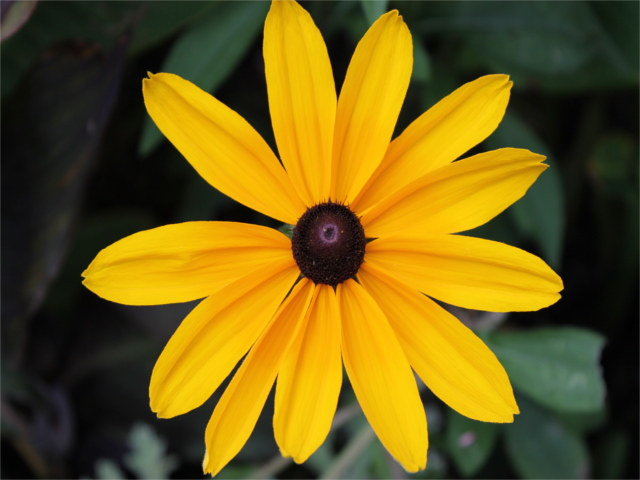
#> input picture images/flower.jpg, 640 x 480 px, found by its file name; its folder holds only this picture in this run
$ jupyter execute --allow-errors projet_bu.ipynb   (shell and % lines are left out)
#> lines starting #> are read from the running program, lines starting #| are printed output that depends on the picture
# Projet DataMining
Auteur : Evan Tassel, Cyril Recordon
Date : 2025-02-15
Version : 1.3

## Initialisation

## Collecte de données

### Obectifs

Vous devez collecter et télécharger un ensemble d'images. Vous avez les tâches suivantes à programmer, en automatisant le processus autant que possible :

1.  Créer un dossier appelé *images*.
2.  Télécharger les images sous licence ouverte dans le dossier *images* (minimum 100
    images).
3.  Enregistrez les métadonnées de chaque image comme la taille de l'image, le format de l'image (.jpeg,
    .png, etc.), l'orientation de l'image (paysage, portrait, carré, etc.),
    date de création, modèle d'appareil photo, etc. dans un ou plusieurs fichiers JSON. Vous pouvez utiliser les informations [Exif](https://en.wikipedia.org/wiki/Exif) présentes dans les fichiers d'images.

[cell 1]
## Imports

import numpy as np
import pandas as pd
import matplotlib as plot
import SPARQLWrapper as sw
import sys
import requests
import shutil
import os
from SPARQLWrapper import SPARQLWrapper, JSON
import json
from sklearn.cluster import KMeans
from PIL import Image
from PIL.ExifTags import TAGS
import ipywidgets as widgets
from IPython.display import display
from collections import Counter
import matplotlib.pyplot as plt

[cell 2]
## Chargement des requetes

endpoint_url = "https://query.wikidata.org/sparql"

query = """SELECT DISTINCT ?gratte_ciel ?gratte_cielLabel ?pays ?paysLabel ?image ?hauteur WHERE {
            wdt:P17 ?pays;        # Pays
            wdt:P18 ?image;       # Image
            wdt:P2048 ?hauteur.  # Hauteur
SERVICE wikibase:label { bd:serviceParam wikibase:language "fr". }
}
LIMIT 110"""

def get_results(endpoint_url, query):
    user_agent = "WDQS-example Python/%s.%s" % (
        sys.version_info[0],
        sys.version_info[1],
    )
    sparql = SPARQLWrapper(endpoint_url, agent=user_agent)
    sparql.setQuery(query)
    sparql.setReturnFormat(JSON)
    return sparql.query().convert()

# Fonction pour télécharger les images
# [11 lines left out: function download_image, not called in this run]


array = []
#> (the rest of this cell did not finish here and is left out)

#> (a cell that did not finish here is left out)

[cell 4]
## Gestion des métadatas dans metadata.json

def convert_value(value):
    """Convertit les valeurs non sérialisables en JSON (IFDRational, bytes, etc.)."""
    if isinstance(value, bytes):
        return value.decode(errors="ignore")  # Convertir en texte
    elif isinstance(value, tuple):
        return tuple(convert_value(v) for v in value)  # Convertir chaque élément d'un tuple
    else:
        return str(value)

def get_image_metadata(image_path):
    """Récupère les métadonnées d'une image."""
#> called with image_path = 'images/flower.jpg'
    metadata = {}

    try:
        with Image.open(image_path) as img:
            # Taille et format
#> img is the input picture: PIL image 640x480 RGB; mean R, G, B 113.3, 93.4, 20.9
            width, height = img.size
#> width = 640; height = 480
            metadata["filename"] = os.path.basename(image_path)
            metadata["size"] = f"{width}x{height}"
            metadata["format"] = img.format

            # Orientation
            if width > height:
                metadata["orientation"] = "Paysage"
            elif height > width:
                metadata["orientation"] = "Portrait"
            else:
                metadata["orientation"] = "Carré"

            # Extraction des métadonnées Exif
            exif_data = img._getexif()
#> exif_data = 42 items
            List_tag = ["filename", "size", "format", "orientation", "GPSInfo", "Make", "Model", "DateTime"]
            if exif_data:
                for tag_id, value in exif_data.items():
                    tag_name = TAGS.get(tag_id, tag_id)  # Convertir ID en nom lisible
                    if tag_name not in List_tag :
                        continue  # Ignorer tout sauf les tags sauf ceux dans List_tag
                    metadata[tag_name] = convert_value(value)
#> this loop made 42 passes
#> (tag_id, value, tag_name) on passes 1, 2, 3, 4, 6, 7, 8, 9, 11, 15, 16, 19: (296, 2, 'ResolutionUnit'), (34665, 204, 'ExifOffset'), (271, 'Canon', 'Make'), (272, 'Canon EOS 1100D', 'Model'), (274, 1, 'Orientation'), (306, '2018:02:11 10:47:45', 'DateTime'), (531, 2, 'YCbCrPositioning'), (33432, '', 'Copyright'), (315, '', 'Artist'), (36867, '2012:07:29 16:45:44', 'DateTimeOriginal'), (36868, '2012:07:29 16:45:44', 'DateTimeDigitized'), (37383, 5, 'MeteringMode')
#> (tag_id, tag_name) on passes 5, 10, 12, 13, 14, 17: (283, 'YResolution'), (282, 'XResolution'), (36864, 'ExifVersion'), (37121, 'ComponentsConfiguration'), (37377, 'ShutterSpeedValue'), (37378, 'ApertureValue')
#> after the loop, metadata = {'filename': 'flower.jpg', 'size': '640x480', 'format': 'JPEG', 'orientation': 'Paysage', 'Make': 'Canon', 'Model': 'Canon EOS 1100D', 'DateTime': '2018:02:11 10:47:45'}


    except Exception as e:
        metadata["error"] = str(e)

    return metadata

def save_metadata_to_json(folder="images", output_file="metadata.json"):
    """Parcourt toutes les images du dossier et enregistre leurs métadonnées dans un JSON."""
    metadata_list = []

    for filename in os.listdir(folder):
        image_path = os.path.join(folder, filename)
        if os.path.isfile(image_path) and filename.lower().endswith(("jpg", "jpeg", "png")):
            metadata = get_image_metadata(image_path)
            metadata_list.append(metadata)

    with open(output_file, "w", encoding="utf-8") as json_file:
        json.dump(metadata_list, json_file, indent=4, ensure_ascii=False)

    print(f" Métadonnées enregistrées dans le fichier {output_file}")

save_metadata_to_json()

## Étiquetage et annotation

### Objectifs

Pour cette tâche, vous devez rechercher les sources disposant d'informations supplémentaires comme les balises, les catégories, etc.

Dans cette tâche, vous devrez peut-être étiqueter, annoter et enregistrer des informations sur chaque image. Vous pouvez analyser les images en utilisant des algorithmes de regroupement pour trouver les couleurs prédominantes.

Vous disposez déjà de certaines métadonnées provenant de l'EXIF des images de la précédente tâche. Dans cette tâche, votre objectif est d'obtenir des informations supplémentaires, comme les couleurs prédominantes, les tags. Et si vous demandiez aux utilisateurs de tagger les images ? Par exemple, les noms de couleurs, #cat, #fleur, #sous-fleur, rose etc.

Comment prévoyez-vous de traiter ces tags ? Est-il possible d'automatiser ce processus ?

[cell 5]
## Détection de couleurs principales

JSON_FILE = "metadata.json"
IMAGE_FOLDER = "images"
N_CLUSTERS = 4  # Nombre fixe de couleurs principales (une méthode de détection automatique a été envisagé mais prend plus de temps)

def load_metadata():
    """Charge le fichier JSON existant ou retourne une liste vide."""
    return json.load(open(JSON_FILE, "r", encoding="utf-8")) if os.path.exists(JSON_FILE) else []

def save_metadata(metadata):
    """Sauvegarde les métadonnées mises à jour."""
    with open(JSON_FILE, "w", encoding="utf-8") as file:
        json.dump(metadata, file, indent=4, ensure_ascii=False)

def extract_colors(image_path):
    """Extrait les 4 couleurs principales d'une image."""
#> called with image_path = 'images/flower.jpg'
    img = Image.open(image_path).convert("RGB").resize((100, 100))
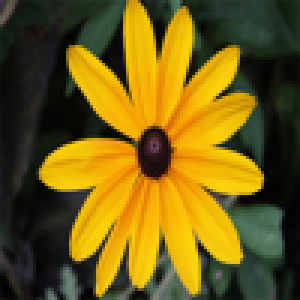
#> img: PIL image 100x100 RGB (shown 3 times larger); mean R, G, B 113.2, 93.3, 20.8
    pixels = np.array(img.getdata(), dtype=np.uint8)

    kmeans = KMeans(n_clusters=N_CLUSTERS, n_init=5, random_state=42)
    labels = kmeans.fit_predict(pixels)
#> labels = 10000 values, max 3 at index 0, min 0 at index 6, mean 1.07
    histogram = np.bincount(labels)
#> histogram = [3628, 3847, 723, 1802]

    sorted_indices = np.argsort(histogram)[::-1]  # Tri décroissant
#> sorted_indices = [1, 0, 3, 2]
    return [
        {
            "rgb": tuple(map(int, kmeans.cluster_centers_[idx][:3])),
            "hex": "#%02x%02x%02x" % tuple(map(int, kmeans.cluster_centers_[idx][:3])),
            "percentage": round((histogram[idx] / len(labels)) * 100, 2),
        }
        for idx in sorted_indices
    ]

def update_metadata():
    """Ajoute les couleurs principales aux métadonnées des images."""
    metadata = {meta["filename"]: meta for meta in load_metadata()}

    count = 0
    for filename in os.listdir(IMAGE_FOLDER):
        if filename.lower().endswith(("jpg", "jpeg", "png")):
            count += 1
            image_path = os.path.join(IMAGE_FOLDER, filename)
            print(f"Analyse de {filename}...")
            metadata[filename]["colors"] = extract_colors(image_path)

    save_metadata(list(metadata.values()))
    print("Nombre d'images analysées en terme de couleurs : ",count)

update_metadata()

[cell 6]
## Affichage des images et mise à jour des favoris et tags pour un utilisateur

# Fichiers
FAVORITES_FILE = "favorites.json"
IMAGE_FOLDER = "images"

# Charger les favoris existants ou créer un fichier vide
# [5 lines left out: function load_favorites, not called in this run]

def save_favorites(data):
    with open(FAVORITES_FILE, "w", encoding="utf-8") as file:
        json.dump(data, file, indent=4, ensure_ascii=False)

# Demande le nom de l'utilisateur
user_name = input("Entrez votre nom d'utilisateur : ").strip()
#> the answer given: ../images/flower.jpg
#> `img.thumbnail((150, 150))`:
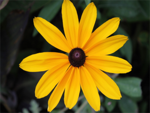
#> img: PIL image 150x113 RGB; mean R, G, B 113.4, 93.5, 21

# Charger les images du dossier
image_files = [f for f in os.listdir(IMAGE_FOLDER) if f.lower().endswith(("jpg", "jpeg", "png"))]

# Widgets pour sélectionner les favoris et ajouter des tags
checkboxes = [widgets.Checkbox(value=False, description="Favori") for _ in image_files]
tag_inputs = [widgets.Text(placeholder="Ajoutez des tags séparés par des virgules") for _ in image_files]

# Création de l'affichage
grid = widgets.VBox([])
#> (the rest of this cell did not finish here and is left out)

## Analyses de données

Demandez à l'utilisateur de sélectionner quelques images et d'ajouter des balises. Pour chaque utilisateur, vous êtes
maintenant prêt à construire un profil de préférences d'utilisateur, basé sur cette sélection.
Vous pouvez recueillir les informations suivantes manuellement, mais l'objectif de
cette tâche consiste à les obtenir en utilisant les images sélectionnées de manière automatisée :

1.  Couleurs préférées
2.  Orientation de l'image préférée
3.  Tailles d'images préférées (vignettes, grandes images, images de taille moyenne
    images, etc.)
4.  Balises favorites

Maintenant, grâce à votre connaissance des différents types de classificateurs et
les algorithmes de regroupement, quelles informations supplémentaires ajouterez-vous pour chaque
image ?

Votre prochain objectif est d'analyser les informations des utilisateurs et leurs images préférées. Comment avez-vous créé des utilisateurs aléatoires ? Combien d'utilisateurs avez-vous
créer ? Quelles informations avez-vous stockées pour chaque utilisateur ? Quels types d'analyses avez-vous effectuées ?

## Visualisation des données

Dans cette tâche, votre objectif est de visualiser les différentes caractéristiques de
toutes les images téléchargées.

1.  Le nombre d'images disponibles pour chaque année
2.  Le nombre d'images disponibles pour les différents types : taille de l'image,
    l'orientation des images, les modèles d'appareils photo, etc.
3.  Caractéristiques des couleurs

Les utilisateurs peuvent également visualiser les informations ci-dessus relatives à leurs images préférées. Dans cette tâche, vous devez également ajouter une fonctionnalité permettant aux utilisateurs de visualiser les informations liées à leur propre profil d'utilisateur.

[cell 7]
## Analyse et visualisation des données

# Fichiers
METADATA_FILE = "metadata.json"
FAVORITES_FILE = "favorites.json"

# Charger les métadonnées des images
def load_metadata():
    if os.path.exists(METADATA_FILE):
        with open(METADATA_FILE, "r", encoding="utf-8") as file:
            return json.load(file)
    return []

# Charger les favoris
def load_favorites():
    if os.path.exists(FAVORITES_FILE):
        with open(FAVORITES_FILE, "r", encoding="utf-8") as file:
            return json.load(file)
    return {"favorites": []}

# Fonction pour regrouper les couleurs principales
def categorize_color(rgb):
    """Associe une couleur RGB à une grande catégorie"""
    r, g, b = rgb
    if r > g and r > b:
        return "Rouge", "#FF0000"
    elif g > r and g > b:
        return "Vert", "#00FF00"
    elif b > r and b > g:
        return "Bleu", "#0000FF"
    elif abs(r - g) < 30 and r > b:
        return "Jaune", "#FFFF00"
    elif abs(r - g) < 30 and b > r:
        return "Cyan", "#00FFFF"
    elif abs(r - b) < 30 and g > r:
        return "Vert clair", "#90EE90"
    else:
        return "Autre", "#808080"

# Analyser les métadonnées
def analyze_images():
    metadata = load_metadata()

    format_counter = Counter()
    color_counter = Counter()
    color_map = {}

    for data in metadata:
        format_counter[data["orientation"]] += 1

        if "colors" in data:
            dominant_color = data["colors"][0]["rgb"]
            category, hex_color = categorize_color(dominant_color)
            color_counter[category] += 1
            color_map[category] = hex_color  # Associer la catégorie à sa couleur
#> (the call stopped at in plot_stats, `fig, axes = plt.subplots(1, 2, figsize=(12, 5))`: IPython is not available in this run)

    return format_counter, color_counter, color_map, len(metadata)  # Ajout du nombre total d'images

# Générer les stats par utilisateur
def analyze_all_users():
    metadata = {meta["filename"]: meta for meta in load_metadata()}
    favorites = load_favorites()["favorites"]

    user_stats = {}

    for fav in favorites:
        for user, tags in fav["users"].items():
            if user not in user_stats:
                user_stats[user] = {
                    "format_counter": Counter(),
                    "color_counter": Counter(),
                    "color_map": {},
                    "tag_counter": Counter(),  # Ajout des tags
                    "image_count": 0  # Compteur d'images favorites
                }

            filename = fav["filename"]
            if filename in metadata:
                user_stats[user]["format_counter"][metadata[filename]["orientation"]] += 1
                user_stats[user]["image_count"] += 1  # Incrémenter le compteur d'images favorites

                if "colors" in metadata[filename]:
                    dominant_color = metadata[filename]["colors"][0]["rgb"]
                    category, hex_color = categorize_color(dominant_color)
                    user_stats[user]["color_counter"][category] += 1
                    user_stats[user]["color_map"][category] = hex_color

            # Ajouter les tags
            if tags:
                user_stats[user]["tag_counter"].update(tags)

    return user_stats

# Affichage des stats avec matplotlib
def plot_stats(format_counter, color_counter, color_map, title, total_images=None, fav_images=None):
    fig, axes = plt.subplots(1, 2, figsize=(12, 5))

    # Graphique des orientations
    axes[0].bar(format_counter.keys(), format_counter.values(), color=["blue", "red", "green"])
    axes[0].set_title("Répartition des formats d'images")

    # Graphique des couleurs dominantes
    colors = list(color_counter.keys())
    values = list(color_counter.values())
    hex_colors = [color_map[color] for color in colors]  # Associer chaque barre à sa couleur

    axes[1].bar(colors, values, color=hex_colors)
    axes[1].set_title("Couleurs dominantes des images")

    # Ajouter un texte avec le nombre total d'images
    if total_images is not None:
        fig.text(0.5, 0.01, f"Total d'images : {total_images}", ha='center', fontsize=12, fontweight='bold')

    if fav_images is not None:
        fig.text(0.5, -0.05, f"Images en favoris : {fav_images}", ha='center', fontsize=12, fontweight='bold')

    plt.suptitle(title)
    plt.show()

# Affichage des tags préférés sous forme de tableau
# [9 lines left out: function display_tags, not called in this run]

# Exécuter les stats générales
format_stats, color_stats, color_map, total_images = analyze_images()
plot_stats(format_stats, color_stats, color_map, "Statistiques générales des images", total_images=total_images)

# Exécuter les stats pour tous les utilisateurs
user_stats = analyze_all_users()
for user, stats in user_stats.items():
    plot_stats(stats["format_counter"], stats["color_counter"], stats["color_map"],
               f"Statistiques des images favorites de {user}", fav_images=stats["image_count"])

    # Afficher les tags préférés
    display_tags(stats["tag_counter"], user)
#> the answer given: ../images/picture.bmp

## Système de recommandation

Êtes-vous maintenant prêt à recommander des images à un utilisateur ? Dans cette tâche, votre objectif est de construire le système de recommandation. Quelle approche avez-vous décidé de prendre ? Filtrage collaboratif, basé sur le contenu ou une approche hybride ? Quel(s) algorithme(s) avez-vous choisi (classification, clustering, ...) ? Pour chaque utilisateur, êtes-vous maintenant en mesure de construire une profil ? Quel type d'information avez-vous utilisé pour établir un profil d'utilisateur profil ? Qu'est-ce qui manque ? Quelles sont les limites de votre proposition ?

[cell 8]
## Systeme de recommandations

# Fichiers
FAVORITES_FILE = "favorites.json"
METADATA_FILE = "metadata.json"
IMAGE_FOLDER = "images"

# Charger les favoris
def load_favorites():
    if os.path.exists(FAVORITES_FILE):
        with open(FAVORITES_FILE, "r", encoding="utf-8") as file:
            return json.load(file)
    return {"favorites": []}

# Charger les métadonnées des images
def load_metadata():
    if os.path.exists(METADATA_FILE):
        with open(METADATA_FILE, "r", encoding="utf-8") as file:
            return json.load(file)
    return []

# Sauvegarder les favoris
def save_favorites(data):
    with open(FAVORITES_FILE, "w", encoding="utf-8") as file:
        json.dump(data, file, indent=4, ensure_ascii=False)

# Fonction pour obtenir les couleurs dominantes d'une image
def get_dominant_colors(image_data):
    return [color["hex"] for color in image_data.get("colors", [])]

# Trouver des images similaires (basé sur couleurs, tags, orientation et taille)
def find_similar_images(user_name, metadata, favorites_data, min_match=1):
#> called with user_name = '../images/picture.bmp', min_match = 1
    user_favorites = [fav for fav in favorites_data["favorites"] if user_name in fav["users"]]
    favorite_images = {fav["filename"] for fav in user_favorites}

    favorite_colors = Counter()
    favorite_tags = Counter()
    favorite_orientations = Counter()
    favorite_sizes = []

    for fav in user_favorites:
        for img in metadata:
            if img["filename"] == fav["filename"]:
                favorite_colors.update(get_dominant_colors(img))
                favorite_tags.update(fav["users"].get(user_name, []))
                favorite_orientations[img["orientation"]] += 1

                # Convertir la taille en valeurs numériques
                width, height = map(int, img["size"].split("x"))
                favorite_sizes.append((width, height))

    recommended = []

    for img in metadata:
        if img["filename"] in favorite_images:
            continue  # Ne pas recommander une image déjà en favoris

        img_colors = set(get_dominant_colors(img))
        img_tags = set()

        for fav in favorites_data["favorites"]:
            if fav["filename"] == img["filename"]:
                img_tags.update(fav["users"].get(user_name, []))

        width, height = map(int, img["size"].split("x"))
        img_orientation = img["orientation"]

        # Vérifier la similarité avec les favoris
        color_matches = len(img_colors & favorite_colors.keys())
        tag_matches = len(img_tags & favorite_tags.keys())
        orientation_match = favorite_orientations.get(img_orientation, 0) > 0
        size_match = any(abs(width - w) / w < 0.1 and abs(height - h) / h < 0.1 for w, h in favorite_sizes)

        # Calcul du score global
        score = color_matches + tag_matches
        if orientation_match:
            score += 2  # Bonus si l'orientation correspond
        if size_match:
            score += 2  # Bonus si la taille est similaire

        if score >= min_match:
            recommended.append((img["filename"], score))

    recommended.sort(key=lambda x: x[1], reverse=True)
    return [img[0] for img in recommended[:5]]  # Limité à 5 recommandations


# Demander le nom de l'utilisateur
user_name = input("Entrez votre nom d'utilisateur : ").strip()

# Charger les données
metadata = load_metadata()
favorites_data = load_favorites()

# Trouver les recommandations
recommended_images = find_similar_images(user_name, metadata, favorites_data)

# Widgets pour afficher les recommandations et permettre d'ajouter aux favoris avec tags
if recommended_images:
    print("Images recommandées :")
    checkboxes = []
    tag_inputs = []
    grid = widgets.VBox([])

    for img_file in recommended_images:
        image_path = os.path.join(IMAGE_FOLDER, img_file)
        checkbox = widgets.Checkbox(value=False, description="Ajouter aux favoris")
        tag_input = widgets.Text(placeholder="Ajoutez des tags (séparés par des virgules)")

        checkboxes.append((img_file, checkbox, tag_input))
        tag_inputs.append(tag_input)

        # Afficher l'image
        with Image.open(image_path) as img:
            img.thumbnail((150, 150))
            img_widget = widgets.Image(value=open(image_path, "rb").read(), format='png', width=150, height=150)

        grid.children += (widgets.HBox([img_widget, checkbox, tag_input]),)

    # Bouton pour enregistrer les nouveaux favoris avec tags
    save_button = widgets.Button(description="Enregistrer les nouveaux favoris")
    output = widgets.Output()

    # [15 lines left out: function save_new_favorites, not called in this run]

    save_button.on_click(save_new_favorites)
    display(grid, save_button, output)
else:
    print("Aucune recommandation disponible pour le moment. Essayez d'ajouter plus de favoris pour affiner les suggestions.")
